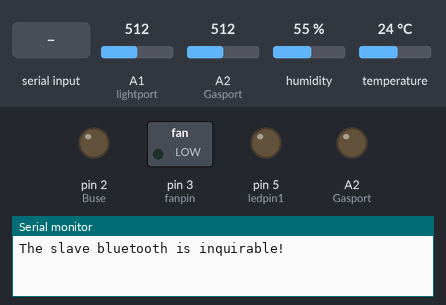
A sketch run on a simulated Arduino Uno, built with avr-gcc and run on an emulated ATmega328P. Shown: switched loads named in the sketch (green lamp = pin HIGH), output pins drawn as LEDs (lit = HIGH), the last lines printed to the serial monitor. The inputs (shaded band) are chosen by the test bench; at power-on: A1 (lightport) = 512, A2 (Gasport) = 512, humidity 55 %, temperature 24 °C.

Above: at 7.2 s.
7.3 s: "fanoffledon\n" received over the second serial link
At 8.4 s:
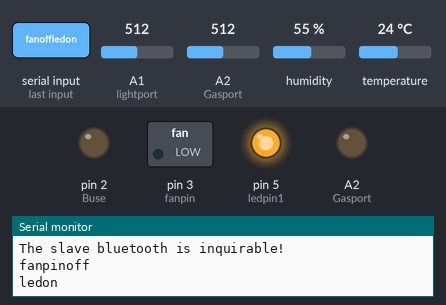
8.9 s: "fanoffledoff\n" received over the second serial link
At 9.6 s:
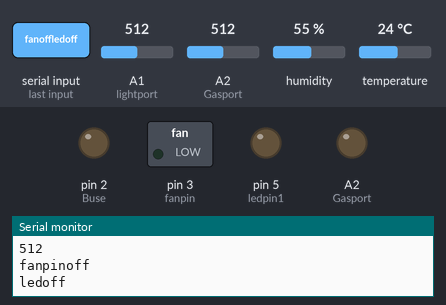
10.5 s: "fanonledon\n" received over the second serial link
At 11.8 s:
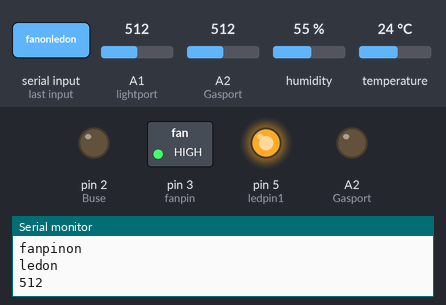
12.1 s: "fanonledoff\n" received over the second serial link
At 13.2 s:
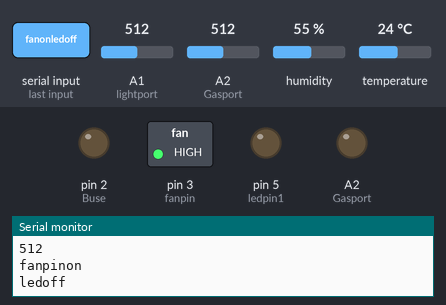
13.7 s: "1\n" received over the second serial link
At 14.5 s:
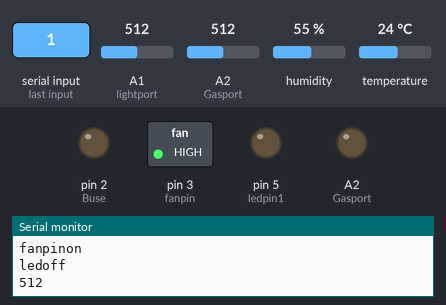
Timing chart, 0 to 16.3 s (numbered marks = the images above; inputs shaded):
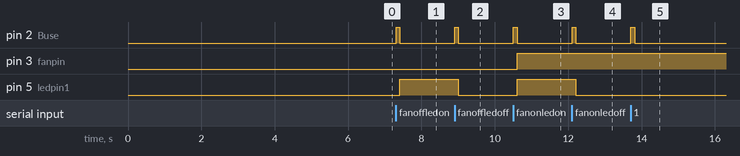

Measured:
- after the input at 7.3 s, pin 2 (Buse): LOW → HIGH at once, → LOW 0.10 s later; pin 5 (ledpin1): LOW → HIGH after 0.11 s
- after the input at 8.9 s, pin 2 (Buse): LOW → HIGH at once, → LOW 0.10 s later; pin 5 (ledpin1): HIGH → LOW after 0.11 s
- after the input at 10.5 s, pin 2 (Buse): LOW → HIGH at once, → LOW 0.10 s later; pin 3 (fanpin), pin 5 (ledpin1): LOW → HIGH after 0.11 s
- after the input at 12.1 s, pin 2 (Buse): LOW → HIGH at once, → LOW 0.10 s later; pin 5 (ledpin1): HIGH → LOW after 0.11 s
- after the input at 13.7 s, pin 2 (Buse): LOW → HIGH at once, → LOW 0.10 s later

The sketch:

project.ino
```cpp
#include <SoftwareSerial.h>
#include <DHT.h>
#define Buse 2
#define fanpin 3
#define ledpin1 5
#define RxD 6
#define TxD 7
#define DHTport A0
#define lightport A1
#define Gasport A2

DHT myDHT(DHTport,DHT11);
SoftwareSerial bt(RxD,TxD);
String ac ="";
void setup()
{
  pinMode(Buse, OUTPUT);
  pinMode(Gasport, OUTPUT);
  pinMode(fanpin, OUTPUT);
  pinMode(ledpin1, OUTPUT);
  Serial.begin(9600);
  myDHT.begin();
  bt.begin(38400);
  bt.print("\r\n+STWMOD=0\r\n");
  bt.print("\r\n+STNA=SeeedBTSlave\r\n");
  bt.print("\r\n+STOAUT=1\r\n");
  bt.print("\r\n+STAUTO=0\r\n");
  delay(2000);
  bt.print("\r\n+INQ=1\r\n");
  Serial.println("The slave bluetooth is inquirable!");
  delay(2000);
  bt.flush();
  delay(2000);

}

void loop()
{
  //함수부분
  float tempa = myDHT.readTemperature();
  float Humia = myDHT.readHumidity();
  float gas = analogRead(Gasport);
  int light = analogRead(lightport);
  if (bt.available()){
    String c = bt.readStringUntil(0x0A);
    bt.print("Value" + String(tempa));
    bt.print(String(Humia));

    //가스 부저부분
    if (gas <50){
      bt.print("정상");
    }
    if (gas >50){
      bt.print("위험");
      digitalWrite(Buse, HIGH);
      delay(100);
      digitalWrite(Buse, LOW);
    }

    //팬관련
    if (tempa < 26 ||Humia < 60 || gas < 50){
      bt.print("4");
    }
    else{
      bt.print("5");
    }
    //LED관련
    if (light < 10){
      bt.print("2");
    }
    else{
      bt.print("3");
    }
    //블루투스수신후 동작제어(팬, LED)
    if (c == "fanoffledon"|| c=="fanoffledoff"){
      digitalWrite(fanpin, LOW);
      Serial.println("fanpinoff");
    }
    else if(c =="fanonledon"|| c=="fanonledoff"){
      digitalWrite(fanpin, HIGH);
      Serial.println("fanpinon");
    }
    if (c == "fanonledoff"|| c=="fanoffledoff"){
      digitalWrite(ledpin1, LOW);
      Serial.println("ledoff");
    }
    else if(c =="fanonledon" || c=="fanoffledon"){
      digitalWrite(ledpin1, HIGH);
      Serial.println("ledon");
    }
    delay(1000);
    Serial.println(light);
  }
}
```
